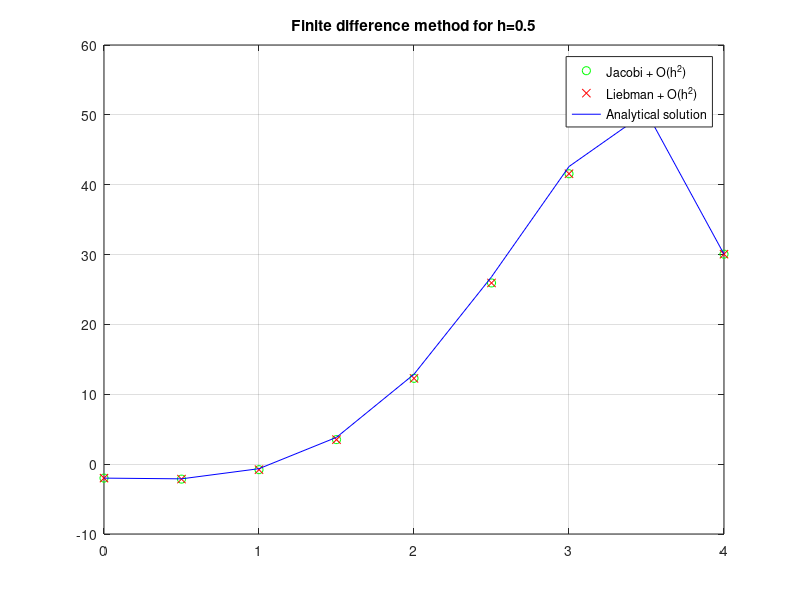

Recreate this plot in MATLAB.
function MRS
h = 0.5;        % integration step
n = 4 / h;      % crossing number

% discretization
x = linspace(0, 4, n + 1);

A = zeros(length(x));
b = zeros(length(x), 1);


A(1, 1) = 1;
A(end, end) = 1;
b(1) = -2;
b(end) = 30.0554;
% Three-point estimation
for i = 2:length(x) - 1
A(i, i) = (- 2 / (h ^ 2))-2;
A(i, i - 1) = 1 / h ^ 2;
A(i, i + 1) = 1 / h ^ 2;
b(i) =2*exp(x(i))*sin(x(i))+6*exp(x(i))*cos(x(i));
end
% Solve and print solution
w=zeros(length(b),1);
[yjac ]=jacobi(A,b,w);
[ylieb ]= liebman(A,b,w);
figure;
plot(x,yjac,'go',x,ylieb,'rx',x,fun(x),'b');
grid on;
title(['Finite difference method for h=',num2str(h)]);
legend('Jacobi + O(h^2)','Liebman + O(h^2)','Analytical solution', 'location','best');
[EavgJ EmaxJ]= err(x,yjac)
[EavgGS EmaxGS]= err(x,ylieb)

function [Eavg Emax]=err(x,y)
E = abs(fun(x)'-y); 
Eavg = 0;
for k = 1:length(x) - 1
Eavg = Eavg + (E(k) + E(k + 1)) / 2;
end
Eavg = Eavg / (length(x) - 1);          % average error
Emax = max(E);                          % maximum error
end
end

%% Jacobi method implementation
function  [y] = jacobi(A,b,y)
R = [];
D = diag(diag(A));
L = tril(A,-1); % Extract lower triangular part.
U = triu(A,1);  % Extract upper triangular part.
for i=1:60
y = -inv(D)*(L+U) * y + D\b;
%R(i) = norm(A*y - b)/norm(y);
end
end

%% Gauss–Seidel method (Liebmann method or the method of successive displacement)
function  [y] = liebman(A,b,y)
R = [];
D = diag(diag(A));
L = tril(A,-1);
U = triu(A,1);
for i=1:60
y = -inv(L+D)*(U) * y + (L+D)\b;
%R(i) = norm(A*y - b)/norm(y);
end
end

function d2y = fun(x)
d2y = exp(x).*sin(x)-2*exp(x).*cos(x);      % analytic function
end
